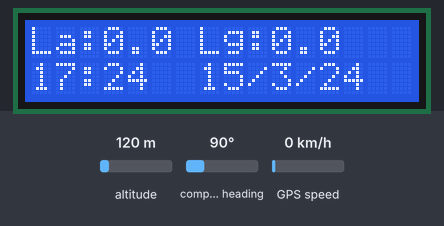
Bench run of a sketch on a simulated Arduino Uno, built with avr-gcc and run on an emulated ATmega328P. On the bench: 16×2 character LCD. The inputs (shaded band) are chosen by the test bench; at power-on: altitude 120 m, compass heading 90°, GPS speed 0 km/h. The GPS gets a fix after 3 s at 37.7749, -122.4194 with 8 satellites.

Above: at 0.1 s.
At 27.4 s:
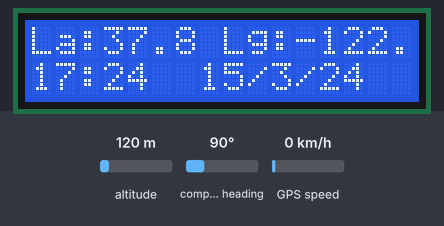
At 63.8 s:
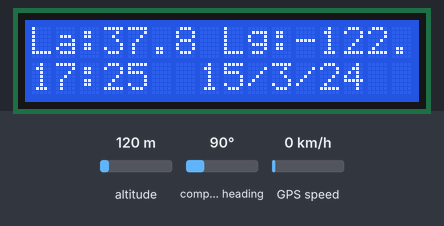
At 127.6 s:
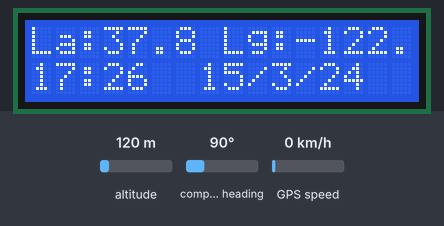

The sketch:

Test_GPS_LCD1602.ino
```cpp
#include <LiquidCrystal.h>
#include <SoftwareSerial.h>
#include <TinyGPS++.h>

LiquidCrystal lcd(8, 9, 4, 5, 6, 7);
// Create an instance of the TinyGPS object
TinyGPSPlus gps;
void getgps(TinyGPSPlus &gps);
void setup()
{
  Serial.begin(9600);
  lcd.begin(16, 2);
}
void getgps(TinyGPSPlus &gps)
// The getgps function will display the required data on the LCD
{
  float latitude, longitude;
  //decode and display position data
  latitude = gps.location.lat();
  longitude = gps.location.lng();
  lcd.setCursor(0,0);
  lcd.print("La:");
  lcd.print(latitude,1);
  lcd.print(" ");
  lcd.print("Lg:");
  lcd.print(longitude,1);

  lcd.print(" ");
//  ---------- Giờ ------------
  lcd.setCursor(0,1);
  lcd.print(gps.time.hour()+7);
  lcd.print(":");
  lcd.print(gps.time.minute());

  lcd.print("  ");

//  ---------- Ngày ------------
  lcd.print(gps.date.day());
  lcd.print("/");
  lcd.print(gps.date.month());
  lcd.print("/");
  lcd.print(gps.date.year()-2000);
  delay(3000); // wait for 3 seconds
  lcd.clear();
}
void loop()
{
  byte a;
  if ( Serial.available() > 0 ) // if there is data coming into the serial line
  {
    a = Serial.read(); // get the byte of data
    if(gps.encode(a)) // if there is valid GPS data...
    {
      getgps(gps); // grab the data and display it on the LCD
    }
  }
}
```

Measured:
- what the display in image 0 shows lasts 3.0 s, from 0.1 s to 3.1 s
